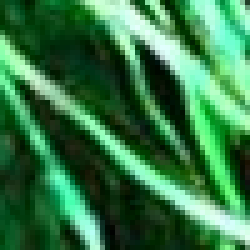
#> input picture images/bio/1000.png, 50 x 50 px, given as the content of the folder images/por_image/, which was not available (shown 5 times larger)
$ jupyter execute --allow-errors main.ipynb   (text cells are left out)
#> lines starting #> are read from the running program, lines starting #| are printed output that depends on the picture; pictures that were not available may be replaced by others from this repository, and a replacement may not be noted
[cell 1]
import os
import numpy as np
from PIL import Image, ImageOps
import matplotlib.pyplot as plt

from skimage.feature import hog

from sklearn.preprocessing import StandardScaler
from sklearn.decomposition import PCA
from sklearn.svm import SVR
from sklearn.model_selection import GridSearchCV
from sklearn.pipeline import Pipeline

from sklearn.model_selection import train_test_split
from sklearn.metrics import mean_absolute_error, r2_score

[cell 2]
def get_img(image_directory, rotated= False):
#> called with image_directory = 'images/por_image/1000.png', rotated = False
    image = Image.open(image_directory)
#> image is the input picture: PIL image 50x50 RGB; mean R, G, B 54, 120.3, 71.3
    image = image.convert('L')
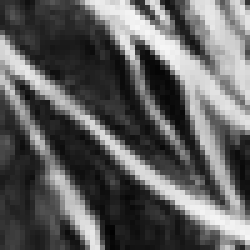
#> image: PIL image 50x50 L (shown 5 times larger); min 1, max 246, mean 94.9
    return image

def get_feature_vector(image, grid_q= 4, no_orientation= 8):
    if type(grid_q)== np.ndarray: # ndarray path
        hog_features= []
        for gq in grid_q:
            hf= get_feature_vector(image, grid_q= gq, no_orientation= no_orientation)
            hog_features= np.append(hog_features, hf)
    else: # integer path
        ppc= (int(image.size[0]/grid_q), int(image.size[1]/grid_q))
        hog_features= hog(image, orientations= no_orientation, pixels_per_cell= (int(image.size[0]/grid_q), int(image.size[1]/grid_q)),
                        cells_per_block=(1, 1), feature_vector= True)

    return hog_features

# GRIDQ= 4
GRIDQ= np.arange(1, 6)
ORIENTATION= 8

[cell 3]
# [30 lines left out: function augment_data, not called in this run]

def get_data(file_dir, csv_dir, i_start=1, augment=False):
    bio_csv= np.loadtxt(csv_dir)

    feature_matrix= []
    img_directories= []
    labels= []

    for index, label in enumerate(bio_csv):
        if not np.isnan(label):
            img_dir = file_dir + str(index + i_start) + ".png"
            img = get_img(img_dir)

            feature_vec = get_feature_vector(img, grid_q=GRIDQ, no_orientation=ORIENTATION)

            img_directories.append(img_dir)
            feature_matrix.append(feature_vec)
            labels.append(label)

            if augment:
                augment_data(img, label, img_dir, img_directories, feature_matrix, labels)


    feature_matrix= np.array(feature_matrix)
    labels= np.array(labels)
    img_directories= np.array(img_directories)
    return feature_matrix, labels, img_directories

[cell 4]
file_dir= "images/bio/"
csv_dir= "images/bio/labels.csv"

#> (the rest of this cell did not finish here and is left out)

#> (a cell that did not finish here is left out)

#> (a cell that did not finish here is left out)

#> (a cell that did not finish here is left out)

#> (a cell that did not finish here is left out)

[cell 9]
plt.figure()
#> (the rest of this cell did not finish here and is left out)

#> (a cell that did not finish here is left out)

[cell 11]
por_feature_matrix= []
por_img_directories= []

for img_dir in os.listdir("images/por_image/"):
    if img_dir.endswith(".png"):
        img_dir= "images/por_image/" + img_dir
        img= get_img(img_dir)
        a = min(img.size) # Square image resize
#> a = 50
        img = img.resize((a, a))

        feature_vec= get_feature_vector(img, grid_q=GRIDQ, no_orientation=ORIENTATION)
#> the loop in get_feature_vector, `for gq in grid_q:` made 5 passes
#> hf on pass 1: [0.306, 0.0672, 0.059, 0.0759, 0.346, 0.508, 0.508, 0.508]
#> after the loop in get_feature_vector, `for gq in grid_q:`: hog_features = 440 values, max 0.692 at index 189, min 0 at index 274, mean 0.281
#> feature_vec has the same summary as hog_features in get_feature_vector
        por_feature_matrix.append(feature_vec)
        por_img_directories.append(img_dir)

por_feature_matrix= np.array(por_feature_matrix)
#> (the rest of this cell did not finish here and is left out)

[cell 12]
file_dir= "images/diffusion/diffusion_voxels/"
csv_dir= "images/diffusion/diffusion_voxels/labels.csv"

#> (the rest of this cell did not finish here and is left out)


$ run again, on images/bio/1025.png
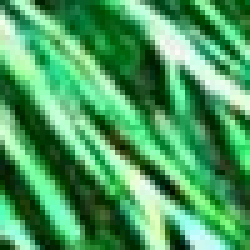
#> input picture images/bio/1025.png, 50 x 50 px, given as the content of the folder images/por_image/, which was not available (shown 5 times larger)
#> in get_img, image is the input picture: PIL image 50x50 RGB; mean R, G, B 75.4, 157.7, 96.9
#> in get_img, `image = image.convert('L')`:
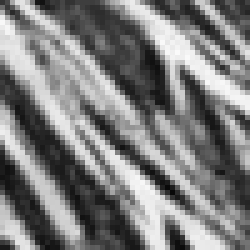
#> image: PIL image 50x50 L (shown 5 times larger); min 9, max 250, mean 126.1
#> the loop in get_feature_vector, `for gq in grid_q:` made 5 passes
#> hf on pass 1: [0.276, 0.0473, 0.0546, 0.0746, 0.331, 0.537, 0.537, 0.477]
#> after the loop in get_feature_vector, `for gq in grid_q:`: hog_features = 440 values, max 0.72 at index 366, min 0 at index 177, mean 0.278
#> feature_vec has the same summary as hog_features in get_feature_vector

$ run again, on images/bio/1042.png
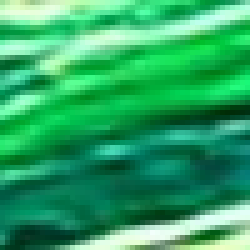
#> input picture images/bio/1042.png, 50 x 50 px, given as the content of the folder images/por_image/, which was not available (shown 5 times larger)
#> in get_img, image is the input picture: PIL image 50x50 RGB; mean R, G, B 45.4, 165.3, 101.3
#> in get_img, `image = image.convert('L')`:
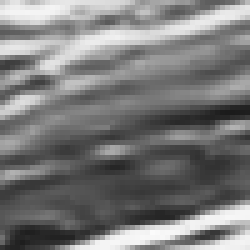
#> image: PIL image 50x50 L (shown 5 times larger); min 27, max 251, mean 122.2
#> the loop in get_feature_vector, `for gq in grid_q:` made 5 passes
#> hf on pass 1: [0.137, 0.124, 0.564, 0.564, 0.564, 0.0823, 0.0539, 0.0397]
#> after the loop in get_feature_vector, `for gq in grid_q:`: hog_features = 440 values, max 0.696 at index 435, min 0 at index 269, mean 0.265
#> feature_vec has the same summary as hog_features in get_feature_vector

$ run again, on images/bio/1059.png
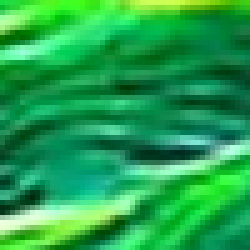
#> input picture images/bio/1059.png, 50 x 50 px, given as the content of the folder images/por_image/, which was not available (shown 5 times larger)
#> in get_img, image is the input picture: PIL image 50x50 RGB; mean R, G, B 34.6, 162.8, 78.6
#> in get_img, `image = image.convert('L')`:
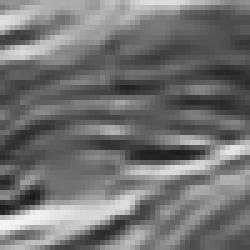
#> image: PIL image 50x50 L (shown 5 times larger); min 26, max 245, mean 114.9
#> the loop in get_feature_vector, `for gq in grid_q:` made 5 passes
#> hf on pass 1: [0.197, 0.31, 0.521, 0.521, 0.521, 0.197, 0.104, 0.0488]
#> after the loop in get_feature_vector, `for gq in grid_q:`: hog_features = 440 values, max 0.666 at index 387, min 0 at index 207, mean 0.286
#> feature_vec has the same summary as hog_features in get_feature_vector
